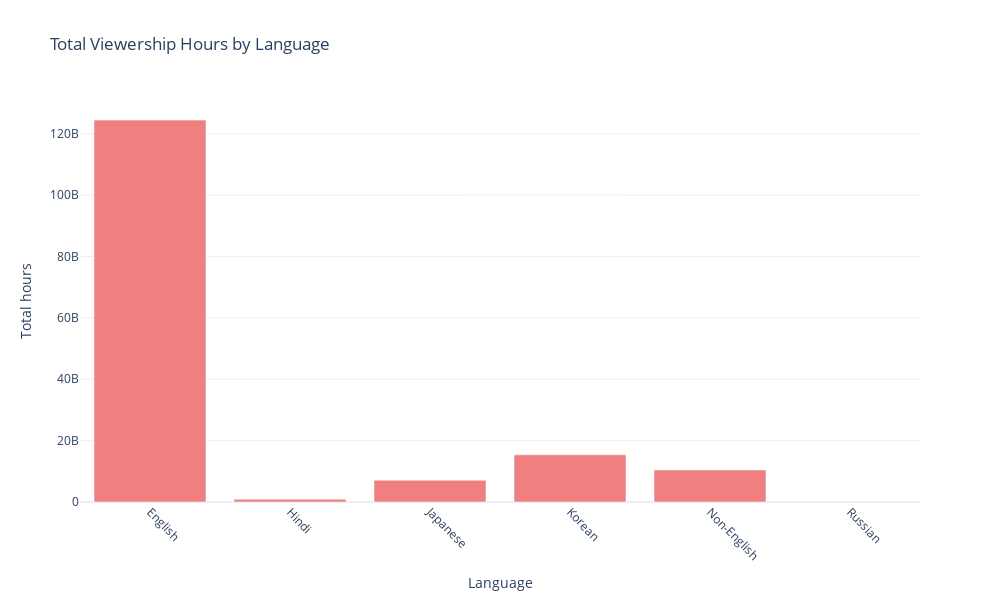

The notebook cell this image was saved under:
### Markdown cell above
Let's visualize to be more clear

### Code cell
fig = go.Figure(data=[
    go.Bar(
        x = view_lang.index,
        y = view_lang.values,
        marker_color = 'lightcoral'
    )
])

fig.update_layout(
    title = "Total Viewership Hours by Language",
    xaxis_title = "Language",
    yaxis_title = 'Total hours',
    xaxis_tickangle = 45,
    height = 600,
    width = 1000
)

### Figure 1 — Plotly figure (JSON) as saved in the notebook; plotly's stock layout.template omitted (floating-point values rounded to 4 significant figures)
{"data": [{"marker": {"color": "lightcoral"}, "type": "bar", "x": ["English", "Hindi", "Japanese", "Korean", "Non-English", "Russian"], "y": [124400000000.0, 926100000.0, 7102000000.0, 15380000000.0, 10440000000.0, 114600000.0]}], "layout": {"height": 600, "title": {"text": "Total Viewership Hours by Language"}, "width": 1000, "xaxis": {"tickangle": 45, "title": {"text": "Language"}}, "yaxis": {"title": {"text": "Total hours"}}}}
